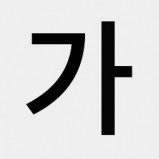
#> input picture sample_dbmaker/image/kor.jpg, 159 x 159 px
$ python Random_scaling.py
#> lines starting #> are read from the running program, lines starting #| are printed output that depends on the picture
import cv2
import random

orig  = cv2.imread("../image/kor.jpg")
#> orig is the input picture: shape (159, 159, 3); min 0, max 251, mean 207.5
height, width, channel = orig.shape
#> height = 159; width = 159; channel = 3

cv2.imshow("original", orig)
cv2.moveWindow("original", 0,0)

for i in range(0, 50):
	factor_w = random.uniform(0.1, 1.0)
	factor_h = random.uniform(0.1, 1.0)

	restore = cv2.resize(cv2.resize(orig, None, fx = factor_w, fy = factor_h), (width, height))

	cv2.imshow("resize", restore)
	cv2.moveWindow("resize", width << 1, 0);
	cv2.waitKey(50)
#> this loop made 50 passes
#> pass 1, `restore = cv2.resize(cv2.resize(orig, None, fx = factor_w, fy = factor..`:
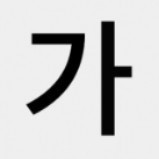
#> restore: shape (159, 159, 3); min 0, max 243, mean 207.6
#> pass 2, `restore = cv2.resize(cv2.resize(orig, None, fx = factor_w, fy = factor..`:
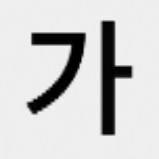
#> restore: shape (159, 159, 3); min 0, max 244, mean 206.8
#> pass 3, `restore = cv2.resize(cv2.resize(orig, None, fx = factor_w, fy = factor..`:
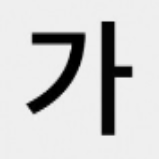
#> restore: shape (159, 159, 3); min 0, max 243, mean 207.3
